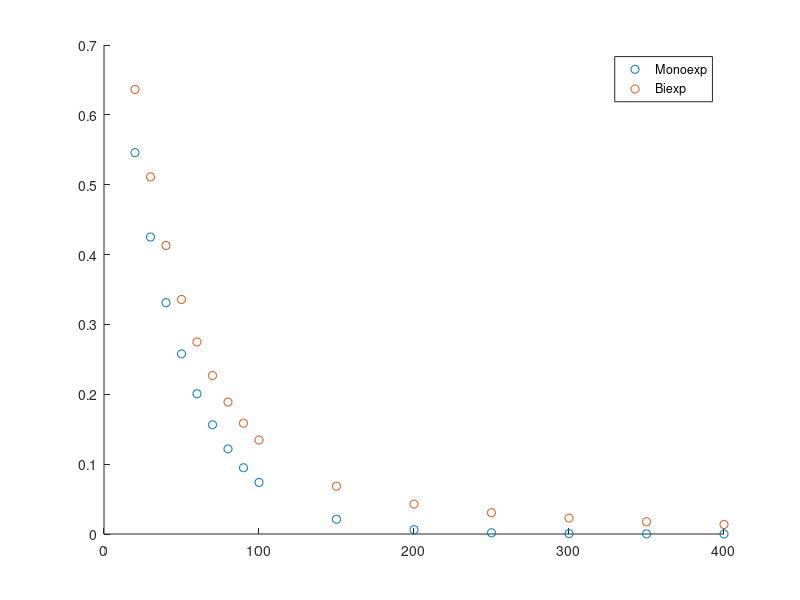

This chart was generated by the following MATLAB code: (Note: this script raises an error after producing the figure.)
% simulate a curve


t = [20 30 40 50 60 70 80 90 100 150 200 250 300 350 400];


T2short = 40;
T2long = 200;

simk = 0.9;
simk2 = 1-simk;

ymono = simk.*exp(-t/T2short); % monoexp curve
ybi = simk.*exp(-t/T2short) + simk2.*exp(-t/T2long); %biexp curve

% add noise snr 50:1 or 20:1
hmnoise = 1./50;

outmono = ymono + hmnoise*rand(size(t));
outbi = ybi + hmnoise*rand(size(t));
    % 
figure
scatter(t,ymono,'ko')
hold on
scatter(t,ybi,'ro')
legend([{'Monoexp'},{'Biexp'}])
% ylim([0 20000])

%%

% 1000 times fits / loop / mean of the fits + variance
% grab mean of variance of x1 and x2
% effect of sampling times on accuracy of fits.
% figure out ideal number of time points


opts = optimoptions('lsqcurvefit','Algorithm','levenberg-marquardt','Display','off');

% bootstrap this x1000
myboot = 1000;

F = @(x,xdata) x(1)*exp(-xdata/x(2)) + x(3); % MONOEXP
F2 = @(x,xdata) x(1).*exp(-xdata/x(2))+(1-x(1)).*exp(-xdata/x(3)) +x(4); % BIEXP
x0 = [0.8 45 0.05];
x02 = [0.8 45 190 0.05 ];

x1 = zeros(1000,3);
x2 = zeros(1000,4);

outmono = zeros(1000,length(t));
outbi = zeros(1000,length(t));


% 6 seconds
tic
for ii = 1:myboot
    
    outmono(ii,:,:) = ymono + hmnoise*rand(size(t));
    outbi(ii,:,:) = ybi + hmnoise*rand(size(t));
    
    [x1(ii,:,:),resnorm,~,exitflag,output] = lsqcurvefit(F,x0,t,outmono(ii,:,:),[],[],opts);
    [x2(ii,:,:),resnorm2,~,exitflag2,output2] = lsqcurvefit(F2,x02,t,outbi(ii,:,:),[],[],opts);
    
    
end
toc

%%


mymeansmo = mean(x1)
mymeansbi = mean(x2)
myvarmo = var(x1)
myvarbi = var(x2)

%%
randplot = 500;
figure
%for ii = 1:1000
scatter(t,outmono(randplot,:,:),'ko')
%xticks(t)
hold on
scatter(t,outbi(randplot,:,:),'ro')
%end

%
plot(t,F(x1(randplot,:,:),t),'-k','Linewidth',2)
plot(t,F2(x2(randplot,:,:),t),'-r','Linewidth',2)

xlabel('TE (ms)')
ylabel('M')
legend([{'Mono Data'},{'Bi Data'},{'Mono Fit'},{'Bi Fit'}])

%ylim([0 20000])


%%
% Try simulating mono and bi, and try fitting to each in turn
% biexp should go to 0 if it's a mono curve








%%


% yfittedbi = x2(1).*exp(-t/T2short)+(1-x2(2)).*exp(-t/T2long +x2(3));
% 
% figure, scatter(t,y)
% hold on
% plot(t,yfittedbi)




